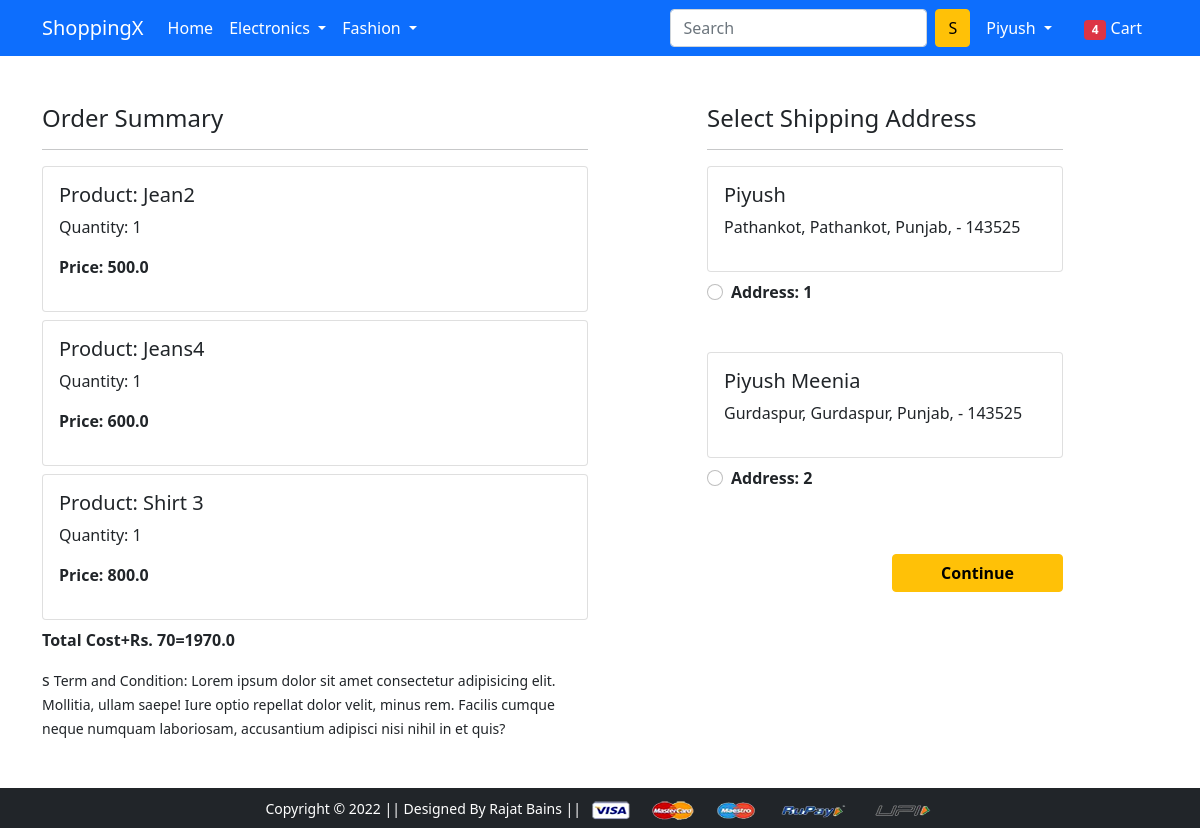
Screenshot of /checkout/ (signed in) with the database file from the repository.
### app/models.py (models this page shows, shortened)
class Cart(models.Model):
    user = models.ForeignKey(User, on_delete=models.CASCADE)
    product = models.ForeignKey(Product, on_delete=models.CASCADE)
    quantity = models.PositiveIntegerField(default=1)
    @property
    def total_cost(self):
        return self.quantity * self.product.discounted_price

class Product(models.Model):
    title = models.CharField(max_length=100)
    selling_price = models.FloatField()
    discounted_price = models.FloatField()
    description = models.TextField()
    brand = models.CharField(max_length=100)
    category = models.CharField(choices=CATEGORY_CHOICES, max_length=2)
    product_image = models.ImageField(upload_to="productimg")

class Customer(models.Model):
    user = models.ForeignKey(User, on_delete=models.CASCADE)
    name = models.CharField(max_length=200)
    locality = models.CharField(max_length=200)
    city = models.CharField(max_length=50)
    zipcode = models.IntegerField()
    state = models.CharField(choices=STATE_CHOICES, max_length=50)

### app/views.py (the view)
# urls.py: path("checkout/", views.checkout, name="checkout"),
def checkout(request):
    user = request.user
    add = Customer.objects.filter(user=user)
    cart_items = Cart.objects.filter(user=user)
    amount = 0.0
    shipping_amount = 70.0
    cart_product = [p for p in Cart.objects.all() if p.user == request.user]
    if cart_product:
        for p in cart_product:
            tempamount = p.quantity * p.product.discounted_price
            amount += tempamount
        totalamount = amount + shipping_amount
    return render(
        request,
        "app/checkout.html",
        {"add": add, "totalamount": totalamount, "cart_items": cart_items},
    )

### app/templates/app/checkout.html (shortened to what this page needs)
{% extends 'app/base.html' %}
{% load static %}
{% block main-content %}
<div class="container">
 <div class="row mt-5">
  <div class="col-sm-6">
    <h4>Order Summary</h4>
    <hr>
     {% for cd in cart_items %}
      <div class="card mb-2">
        <div class="card-body">
          <h5>Product: {{ cd.product.title}}</h5>
          <p>Quantity: {{ cd.quantity}}</p>
          <p class="fw-bold">Price: {{ cd.total_cost}}</p>
        </div>
      </div>
      {% endfor %}
      <p class="fw-bold">Total Cost+Rs. 70={{totalamount}} </p>s
    <small>Term and Condition: Lorem ipsum dolor sit amet consectetur adipisicing elit. Mollitia, ullam saepe! Iure optio repellat dolor velit, minus rem. Facilis cumque neque numquam laboriosam, accusantium adipisci nisi nihil in et quis?</small>
  </div>
  <div class="col-sm-4 offset-sm-1">
    <h4>Select Shipping Address</h4>
    <hr>
    <form action="">
      {% for ad in add %}
      <div class="card">
        <div class="card-body">
        <h5>{{ad.name}}</h5>
        <p>{{ad.locality}}, {{ad.city}}, {{ad.state}}, - {{ad.zipcode}}</p>
        </div>
      </div>
        <div class="form-check mt-2 mb-5">
          <input class="form-check-input" type="radio" value="">
          <label class="form-check-label fw-bold" for="">
            Address: {{forloop.counter}}</label>
        </div>
        {% endfor %}
        <div class="text-end">
          <button type="submit" class="btn btn-warning mt-3 px-5 fw-bold">Continue</button>
        </div>
      </form>
    </div>
  </div>
</div>
{% endblock main-content %}

### app/templates/app/base.html (shortened to what this page needs)
<!doctype html>
{% load static %}
<html lang="en">
  <head>
    <link href="https://cdn.jsdelivr.net/npm/bootstrap@5.0.0-beta1/dist/css/bootstrap.min.css" rel="stylesheet">
    <link rel="stylesheet" href="{% static 'app/css/owl.carousel.min.css' %}">
    <link rel="stylesheet" href="{% static 'app/css/all.min.css' %}">
    <link rel="stylesheet" href="{% static 'app/css/style.css' %}">
  </head>
  <body>
    <nav class="navbar navbar-expand-lg navbar-dark bg-primary">
     <div class="container">
       <a class="navbar-brand" href="/">ShoppingX</a>
       <div class="collapse navbar-collapse" id="navbarSupportedContent">
         <ul class="navbar-nav me-auto mb-2 mb-lg-0">
           <li class="nav-item">
             <a class="nav-link active" aria-current="page" href="/">Home</a>
           </li>
           <li class="nav-item dropdown">
             <a class="nav-link dropdown-toggle text-white" href="#" id="electronicsDropdown" role="button" data-bs-toggle="dropdown" aria-expanded="false">
               Electronics
             </a>
           </li>
           <li class="nav-item dropdown">
             <a class="nav-link dropdown-toggle text-white" href="#" id="fashionDropdown" role="button" data-bs-toggle="dropdown" aria-expanded="false">
               Fashion
             </a>
           </li>
         </ul>
         <form class="d-flex">
           <input class="form-control me-2" type="search" placeholder="Search" aria-label="Search">
           <button class="btn btn-warning" type="submit">S</button>
         </form>
         <div>
          <ul class="navbar-nav me-auto mb-2 mb-lg-0">
            {% if request.user.is_authenticated %}
           <li class="nav-item dropdown mx-2">
              <a class="nav-link dropdown-toggle text-white" href="#" id="profileDropdown" role="button" data-bs-toggle="dropdown" aria-expanded="false">
                {{request.user.username|capfirst}}
              </a>
            </li>
            <li class="nav-item mx-2">
             <a href="{% url 'showcart' %}" class="nav-link text-white"><span class="badge bg-danger">4</span> Cart </a>
            </li>
            {% endif %}
          </ul>
         </div>
       </div>
     </div>
    </nav>
    {% block main-content %} {% endblock main-content %}
    <footer class="container-fluid bg-dark text-center p-2 mt-5">
        <small class="text-white">Copyright &copy; 2022 || Designed By Rajat Bains || </small>
        <img src="{% static 'app/images/payment.png' %}" alt="" srcset="" class="img-fluid" height="2px">
    </footer>
  </body>
</html>

### rows the page displays
Cart: product "Jean2", quantity "1", total_cost "500.0"
Cart: product "Jeans4", quantity "1", total_cost "600.0"
Cart: product "Shirt 3", quantity "1", total_cost "800.0"
Customer: name "Piyush", locality "Pathankot", city "Pathankot", state "Punjab", zipcode "143525"
Customer: name "Piyush Meenia", locality "Gurdaspur", city "Gurdaspur", state "Punjab", zipcode "143525"

### other values shown
{{ request.user.username|capfirst }} "Piyush"
{{ totalamount }} "1970.0"
